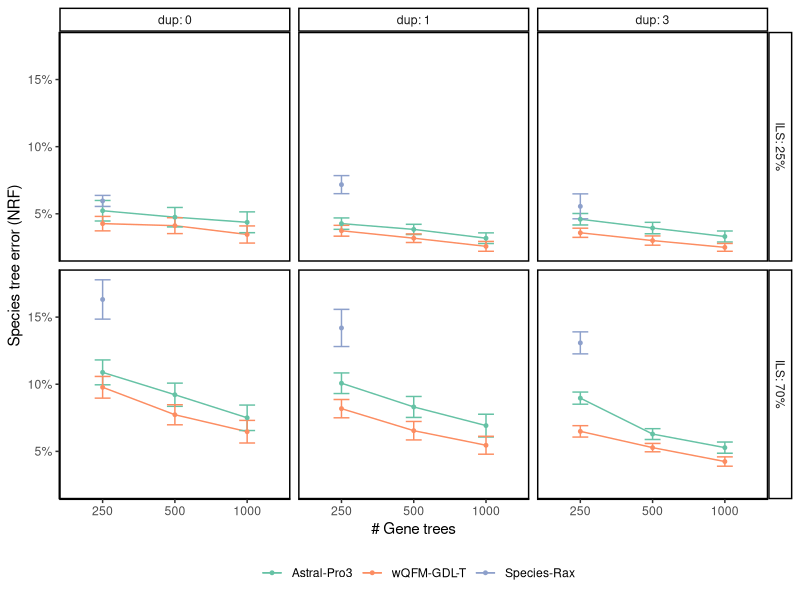
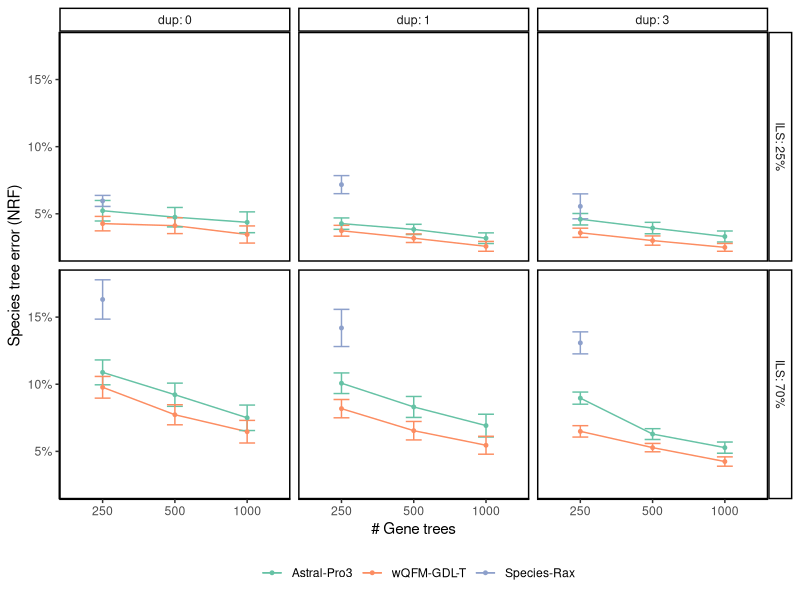

Generate these figures, in order, with R:
library(ggplot2)
library(dplyr)
library(readr)

# Control parameter for number of taxa
n_taxa <- 200  # Change to 200 or 500 as needed

# Load data (must include columns: Method, loss, gt, dup, Error, Replicate)
df <- read_csv("merged_for_plot.csv")

selected_taxa <- c(paste0("Taxa: ", n_taxa))
selected_ils <- c("ILS: 25%", "ILS: 70%")
selected_dup <- c("dup: 0", "dup: 1", "dup: 3")
selected_loss <- c("1")

# Factor ordering for nicer layout
df <- df %>%
  mutate(
    Method = factor(Method, levels = c("Apro-3", "wQFM-GDL-T", "Species-Rax"), labels = c(
      "Astral-Pro3", "wQFM-GDL-T", "Species-Rax"
    )),
    loss = factor(loss, levels = c("0.1", "1")),
    dup = factor(dup, levels = c("0", "0.25", "1", "3"),
                 labels = c("dup: 0", "dup: 0.25", "dup: 1", "dup: 3")),
    gt = factor(gt, levels = c("250", "500", "1000")),
    ils = factor(ils, levels = c("25", "70"),
                 labels = c("ILS: 25%", "ILS: 70%")),
    taxa = factor(taxa, levels = c("200", "500"),
                  labels = c("Taxa: 200", "Taxa: 500"))
  )

df_filtered <- df %>%
  filter(taxa %in% selected_taxa,
         ils %in% selected_ils,
         dup %in% selected_dup,
         loss %in% selected_loss)

# Plot
p <- ggplot(df_filtered, aes(x = gt, y = Error, color = Method, group = Method)) +
  stat_summary(geom = "line", fun.data = mean_se) +
  stat_summary(geom = "errorbar", fun.data = mean_se, width = 0.22) +
  stat_summary(geom = "point", fun.data = mean_se, size = 1) +
  facet_grid(ils ~ dup, scales = "free_x", space = "free_x") +
  scale_color_brewer(palette = "Set2", name = "") +
  scale_y_continuous(labels = scales::percent) +
  labs(
    x = "# Gene trees",
    y = "Species tree error (NRF)"
  ) +
  theme_classic() +
  theme(
    legend.position = "bottom",
    panel.border = element_rect(fill = NA, size = 1)
  )

print(p)
ggsave(paste0("./plots/plot_vary_ils_x_gt_", n_taxa, "taxa.pdf"), plot = p)
